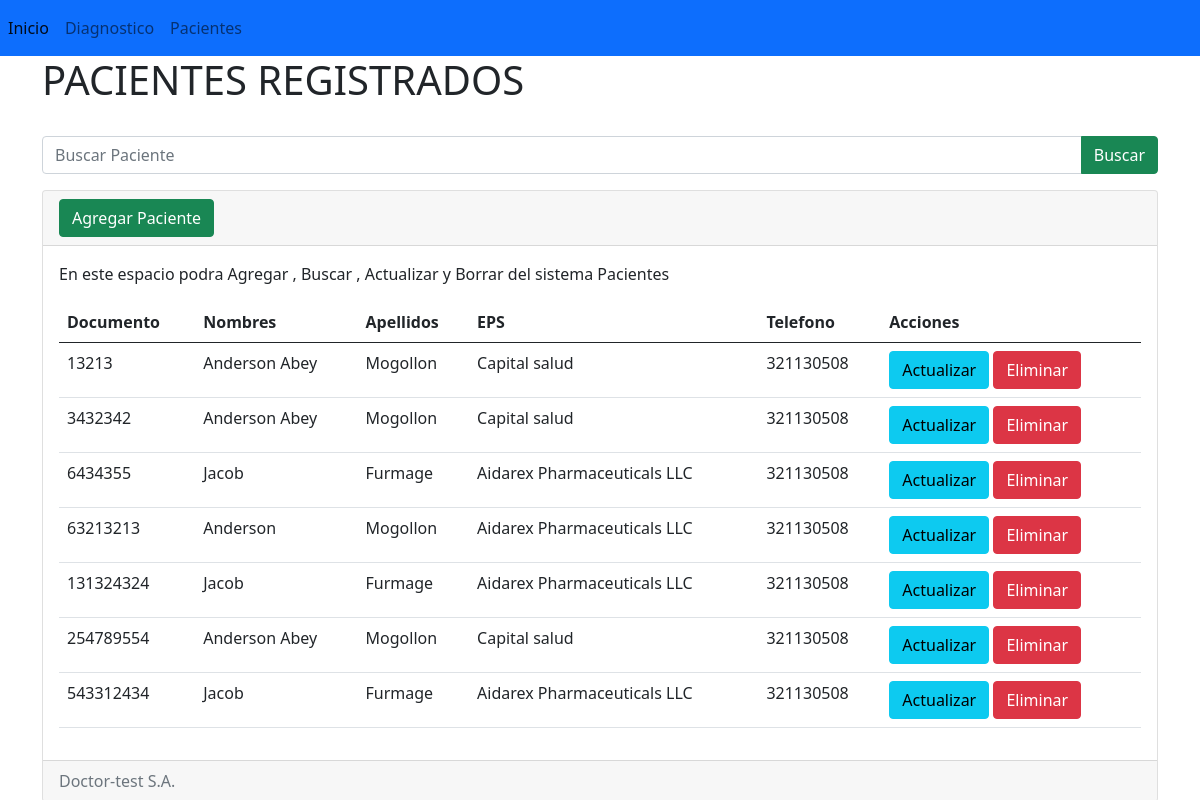
The app's page /, older data.
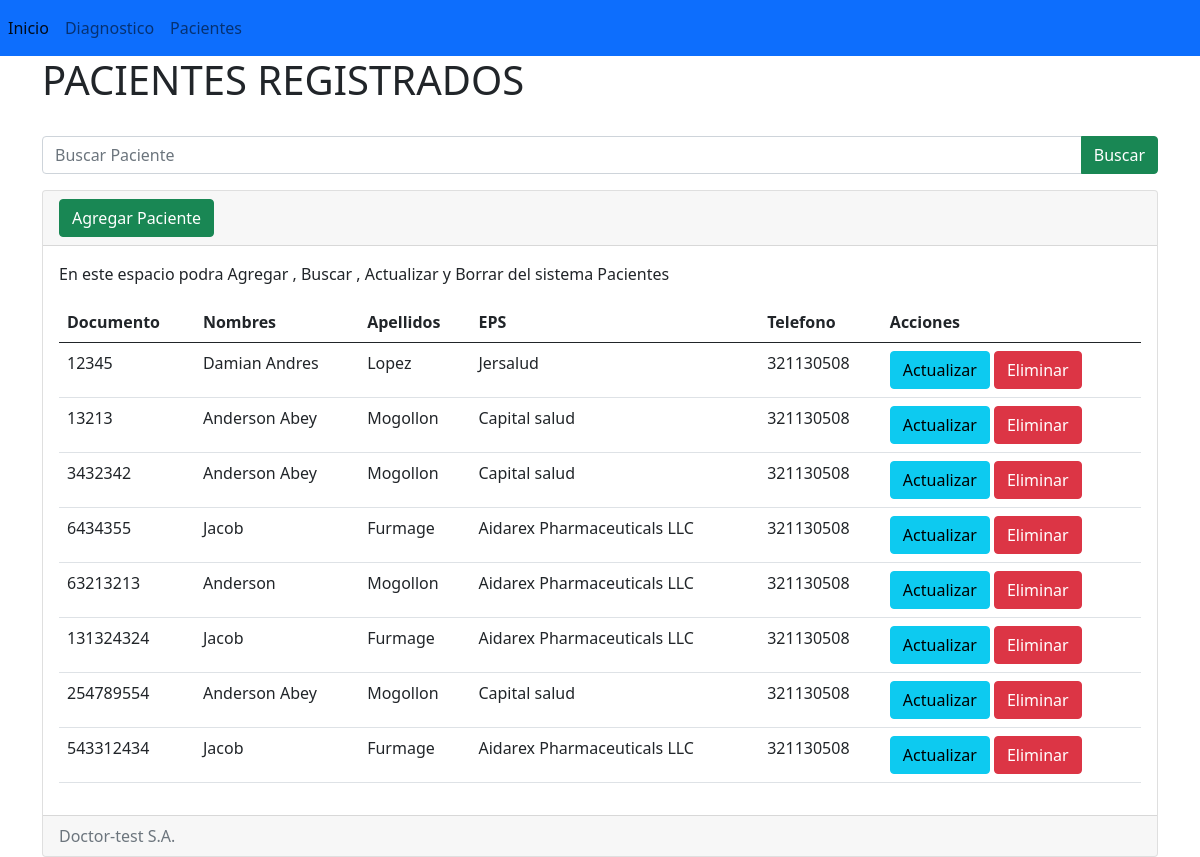
The same page, newer data.
### Pacientes/models.py (models this page shows)
class Paciente(models.Model):
    documento = models.IntegerField(primary_key=True, null=False, unique=True)
    nombre= models.CharField(max_length=200)
    apellido= models.CharField(max_length=200)
    fecha_nacimiento= models.DateField()
    sexo= models.CharField(max_length=10)
    estado_civil= models.CharField(max_length=200)
    tipo_documento= models.CharField(max_length=200)
    eps= models.CharField(max_length=200)
    telefono= models.IntegerField()
    email =models.EmailField()
    direccion = models.CharField(max_length=200)
    alergias= models.BooleanField()
    cirugias= models.BooleanField()
    vacunas= models.BooleanField()

### Pacientes/views.py (the view)
# urls.py: path('', views.inicio, name = 'inicio'),
def inicio(request):
    pacientes = Paciente.objects.all()
    print(pacientes)
    return render (request, 'Index.html', {'pacientes': pacientes})

### Pacientes/templates/Index.html (shortened to what this page needs)
{% extends 'base.html' %}
{% block contenido %}
    <h1>PACIENTES REGISTRADOS</h1>
    <div align="center"><img src="https://www.ehcos.com/wp-content/uploads/2017/11/icono-persona-correcta.png" class="img-rounded-circle" alt="" width="100px"></div>
    <div class="input-group mb-3">
        <input type="text" class="form-control" placeholder="Buscar Paciente">
        <button class="btn btn-success" type="submit">Buscar</button>
      </div>
    <div class="card">
    <div class="card-header">
        <a name="" id="" class="btn btn-success" href="{% url 'registro' %}" role="button">Agregar Paciente</a>
    </div>
    <div class="card-body">
        <p class="card-text">En este espacio podra Agregar , Buscar , Actualizar y Borrar del sistema Pacientes</p>
        <table class="table">
            <thead>
                <tr>
                    <th>Documento </th>
                    <th>Nombres</th>
                    <th>Apellidos</th>
                    <th>EPS</th>
                    <th>Telefono</th>
                    <th>Acciones</th>
                </tr>
            </thead>
            <tbody>
                {% for p in pacientes%}
                <tr>
                    <td>{{ p.documento}}</td>
                    <td>{{ p.nombre}}</td>
                    <td>{{ p.apellido}}</td>
                    <td>{{ p.eps}}</td>
                    <td>{{ p.telefono}}</td>
                    <td>
                        <a name="" id="" class="btn btn-info" href="actualizar/{{p.documento}}" role="button">Actualizar</a>
                        <a name="" id="" class="btn btn-danger" href="eliminar/{{p.documento}}" role="button">Eliminar</a>
                    </td>
                </tr>
                {% endfor %}
            </tbody>
        </table>
    </div>
    <div class="card-footer text-muted">
        Doctor-test S.A.
    </div>
</div>
{% endblock %}

Row changes from the older to the newer data that the page shows:
added Paciente: documento "12345", nombre "Damian Andres", apellido "Lopez", eps "Jersalud", telefono "321130508"
